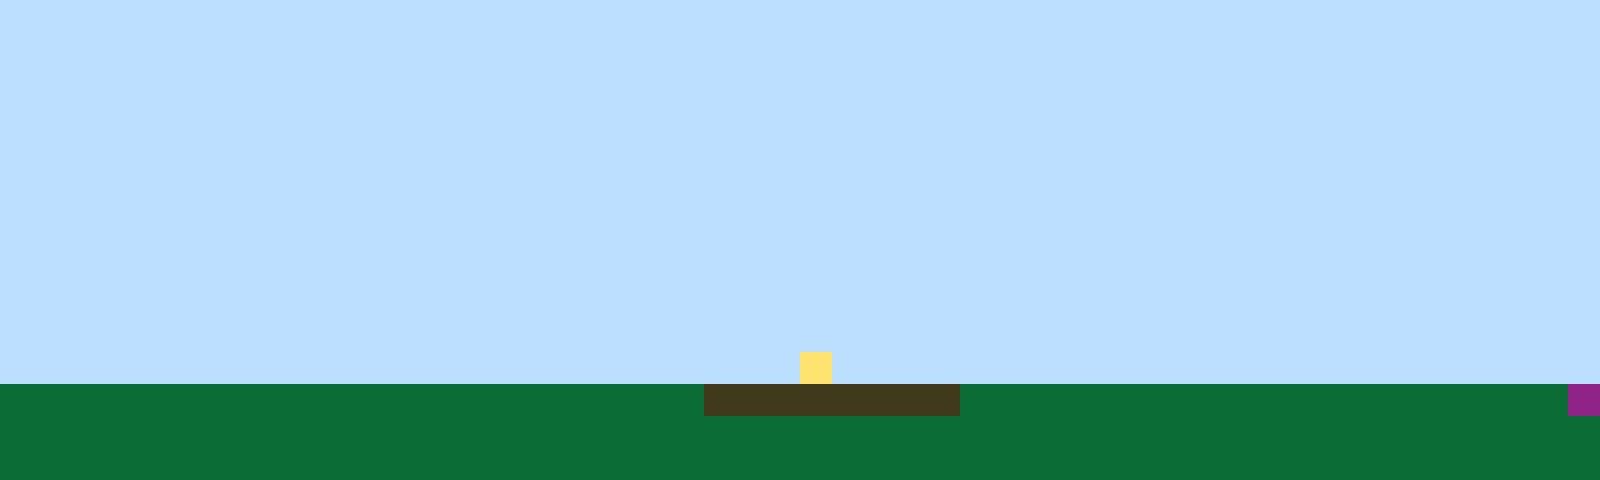

The image is a tile-based game level rendered from a .tmx file. Its description and complete source (layers, tilesets, objects, tile grids) follow:
An orthogonal 50x15 tile map with 32x32 px tiles, 1 tile layer (Tile Layer 1).

<map version="1.10" tiledversion="1.11.2" orientation="orthogonal" renderorder="right-up" width="50" height="15" tilewidth="32" tileheight="32" infinite="0" nextlayerid="2" nextobjectid="1"><editorsettings><export target="map1.csv" format="csv" /></editorsettings><tileset firstgid="1" name="sprites" tilewidth="32" tileheight="32" tilecount="6" columns="3"><image source="sprites.png" width="96" height="64" /></tileset><layer id="1" name="Tile Layer 1" width="50" height="15"><data encoding="csv">1,1,1,1,1,1,1,1,1,1,1,1,1,1,1,1,1,1,1,1,1,1,1,1,1,1,1,1,1,1,1,1,1,1,1,1,1,1,1,1,1,1,1,1,1,1,1,1,1,1,1,1,1,1,1,1,1,1,1,1,1,1,1,1,1,1,1,1,1,1,1,1,1,1,1,1,1,1,1,1,1,1,1,1,1,1,1,1,1,1,1,1,1,1,1,1,1,1,1,1,1,1,1,1,1,1,1,1,1,1,1,1,1,1,1,1,1,1,1,1,1,1,1,1,1,1,1,1,1,1,1,1,1,1,1,1,1,1,1,1,1,1,1,1,1,1,1,1,1,1,1,1,1,1,1,1,1,1,1,1,1,1,1,1,1,1,1,1,1,1,1,1,1,1,1,1,1,1,1,1,1,1,1,1,1,1,1,1,1,1,1,1,1,1,1,1,1,1,1,1,1,1,1,1,1,1,1,1,1,1,1,1,1,1,1,1,1,1,1,1,1,1,1,1,1,1,1,1,1,1,1,1,1,1,1,1,1,1,1,1,1,1,1,1,1,1,1,1,1,1,1,1,1,1,1,1,1,1,1,1,1,1,1,1,1,1,1,1,1,1,1,1,1,1,1,1,1,1,1,1,1,1,1,1,1,1,1,1,1,1,1,1,1,1,1,1,1,1,1,1,1,1,1,1,1,1,1,1,1,1,1,1,1,1,1,1,1,1,1,1,1,1,1,1,1,1,1,1,1,1,1,1,1,1,1,1,1,1,1,1,1,1,1,1,1,1,1,1,1,1,1,1,1,1,1,1,1,1,1,1,1,1,1,1,1,1,1,1,1,1,1,1,1,1,1,1,1,1,1,1,1,1,1,1,1,1,1,1,1,1,1,1,1,1,1,1,1,1,1,1,1,1,1,1,1,1,1,1,1,1,1,1,1,1,1,1,1,1,1,1,1,1,1,1,1,1,1,1,1,1,1,1,1,1,1,1,1,1,1,1,1,1,1,1,1,1,1,1,1,1,1,1,1,1,1,1,1,1,1,1,1,1,1,1,1,1,1,1,1,1,1,1,1,1,1,1,1,1,1,1,1,1,1,1,1,1,1,1,1,1,1,1,1,1,1,1,1,1,1,1,1,1,1,1,1,1,1,1,1,1,1,1,1,1,1,1,1,1,1,1,1,1,1,1,1,1,1,1,1,1,1,1,1,1,1,1,1,1,1,1,1,1,1,1,1,1,1,1,1,1,1,1,1,1,1,1,1,1,1,1,1,1,1,1,1,1,1,1,1,1,1,1,1,1,1,4,1,1,1,1,1,1,1,1,1,1,1,1,1,1,1,1,1,1,1,1,1,1,1,1,2,2,2,2,2,2,2,2,2,2,2,2,2,2,2,2,2,2,2,2,2,2,3,3,3,3,3,3,3,3,2,2,2,2,2,2,2,2,2,2,2,2,2,2,2,2,2,2,2,6,2,2,2,2,2,2,2,2,2,2,2,2,2,2,2,2,2,2,2,2,2,2,2,2,2,2,2,2,2,2,2,2,2,2,2,2,2,2,2,2,2,2,2,2,2,2,2,2,2,2,2,2,2,2,2,2,2,2,2,2,2,2,2,2,2,2,2,2,2,2,2,2,2,2,2,2,2,2,2,2,2,2,2,2,2,2,2,2,2,2,2,2,2,2,2,2,2,2,2,2</data></layer></map>
